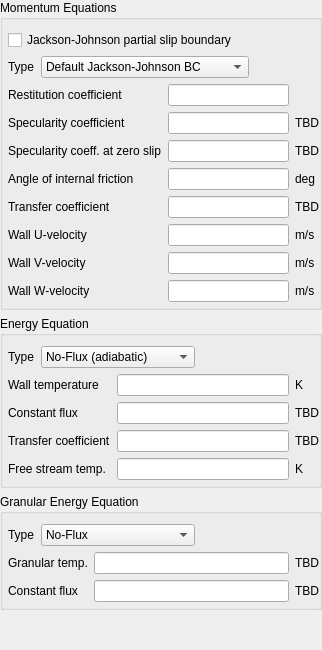
             <widget class="QStackedWidget" name="page_solids">
              <widget class="QWidget" name="page_solids_wall">
               <layout class="QVBoxLayout" name="verticalLayout_5">
                <property name="leftMargin">
                 <number>0</number>
                </property>
                <property name="topMargin">
                 <number>0</number>
                </property>
                <property name="rightMargin">
                 <number>0</number>
                </property>
                <property name="bottomMargin">
                 <number>0</number>
                </property>
                <item>
                 <widget class="QGroupBox" name="groupbox_solids_momentum_eq">
                  <property name="title">
                   <string>Momentum Equations</string>
                  </property>
                  <layout class="QGridLayout" name="gridLayout_4">
                   <property name="leftMargin">
                    <number>5</number>
                   </property>
                   <property name="topMargin">
                    <number>10</number>
                   </property>
                   <property name="rightMargin">
                    <number>0</number>
                   </property>
                   <property name="bottomMargin">
                    <number>5</number>
                   </property>
                   <item row="1" column="0" colspan="2">
                    <layout class="QHBoxLayout" name="horizontalLayout_5">
                     <item>
                      <widget class="QLabel" name="label_bc_jj_ps_type">
                       <property name="text">
                        <string>Type</string>
                       </property>
                      </widget>
                     </item>
                     <item>
                      <widget class="QComboBox" name="combobox_bc_jj_ps_type">
                       <item>
                        <property name="text">
                         <string>Default Jackson-Johnson BC</string>
                        </property>
                       </item>
                       <item>
                        <property name="text">
                         <string>Variable specularity coefficient</string>
                        </property>
                       </item>
                       <item>
                        <property name="text">
                         <string>Jenkins small frictional boundary</string>
                        </property>
                       </item>
                      </widget>
                     </item>
                     <item>
                      <spacer name="horizontalSpacer_6">
                       <property name="orientation">
                        <enum>Qt::Horizontal</enum>
                       </property>
                       <property name="sizeHint" stdset="0">
                        <size>
                         <width>40</width>
                         <height>20</height>
                        </size>
                       </property>
                      </spacer>
                     </item>
                    </layout>
                   </item>
                   <item row="0" column="0" colspan="2">
                    <widget class="CheckBox" name="checkbox_bc_jj_ps_args_BC">
                     <property name="text">
                      <string>Jackson-Johnson partial slip boundary</string>
                     </property>
                    </widget>
                   </item>
                   <item row="2" column="0">
                    <widget class="QLabel" name="label_e_w">
                     <property name="text">
                      <string>Restitution coefficient</string>
                     </property>
                    </widget>
                   </item>
                   <item row="2" column="1">
                    <widget class="LineEdit" name="lineedit_keyword_e_w"/>
                   </item>
                   <item row="3" column="0">
                    <widget class="QLabel" name="label_phip">
                     <property name="text">
                      <string>Specularity coefficient</string>
                     </property>
                    </widget>
                   </item>
                   <item row="3" column="1">
                    <widget class="LineEdit" name="lineedit_keyword_phip"/>
                   </item>
                   <item row="3" column="2">
                    <widget class="QLabel" name="label_11">
                     <property name="text">
                      <string>TBD</string>
                     </property>
                    </widget>
                   </item>
                   <item row="4" column="0">
                    <widget class="QLabel" name="label_phip0">
                     <property name="text">
                      <string>Specularity coeff. at zero slip</string>
                     </property>
                    </widget>
                   </item>
                   <item row="4" column="1">
                    <widget class="LineEdit" name="lineedit_keyword_phip0"/>
                   </item>
                   <item row="4" column="2">
                    <widget class="QLabel" name="label_12">
                     <property name="text">
                      <string>TBD</string>
                     </property>
                    </widget>
                   </item>
                   <item row="5" column="0">
                    <widget class="QLabel" name="label_phi_w">
                     <property name="text">
                      <string>Angle of internal friction</string>
                     </property>
                    </widget>
                   </item>
                   <item row="5" column="1">
                    <widget class="LineEdit" name="lineedit_keyword_phi_w"/>
                   </item>
                   <item row="6" column="1">
                    <widget class="LineEdit" name="lineedit_keyword_bc_hw_s_args_BC_P"/>
                   </item>
                   <item row="5" column="2">
                    <widget class="QLabel" name="label_phi_w_units">
                     <property name="text">
                      <string>deg</string>
                     </property>
                    </widget>
                   </item>
                   <item row="6" column="0">
                    <widget class="QLabel" name="label_bc_hw_s">
                     <property name="text">
                      <string>Transfer coefficient</string>
                     </property>
                    </widget>
                   </item>
                   <item row="7" column="1">
                    <widget class="LineEdit" name="lineedit_keyword_bc_uw_s_args_BC_P"/>
                   </item>
                   <item row="6" column="2">
                    <widget class="QLabel" name="label_bc_hw_s_units">
                     <property name="text">
                      <string>TBD</string>
                     </property>
                    </widget>
                   </item>
                   <item row="7" column="0">
                    <widget class="QLabel" name="label_bc_uw_s">
                     <property name="text">
                      <string>Wall U-velocity</string>
                     </property>
                    </widget>
                   </item>
                   <item row="8" column="1">
                    <widget class="LineEdit" name="lineedit_keyword_bc_vw_s_args_BC_P"/>
                   </item>
                   <item row="7" column="2">
                    <widget class="QLabel" name="label_bc_uw_s_units">
                     <property name="text">
                      <string>m/s</string>
                     </property>
                    </widget>
                   </item>
                   <item row="8" column="0">
                    <widget class="QLabel" name="label_bc_vw_s">
                     <property name="text">
                      <string>Wall V-velocity</string>
                     </property>
                    </widget>
                   </item>
                   <item row="9" column="1">
                    <widget class="LineEdit" name="lineedit_keyword_bc_ww_s_args_BC_P"/>
                   </item>
                   <item row="8" column="2">
                    <widget class="QLabel" name="label_bc_vw_s_units">
                     <property name="text">
                      <string>m/s</string>
                     </property>
                    </widget>
                   </item>
                   <item row="9" column="0">
                    <widget class="QLabel" name="label_bc_ww_s">
                     <property name="text">
                      <string>Wall W-velocity</string>
                     </property>
                    </widget>
                   </item>
                   <item row="9" column="2">
                    <widget class="QLabel" name="label_bc_ww_s_units">
                     <property name="text">
                      <string>m/s</string>
                     </property>
                    </widget>
                   </item>
                  </layout>
                 </widget>
                </item>
                <item>
                 <widget class="QGroupBox" name="groupbox_solids_energy_eq">
                  <property name="title">
                   <string>Energy Equation</string>
                  </property>
                  <layout class="QGridLayout" name="gridLayout_5">
                   <property name="leftMargin">
                    <number>5</number>
                   </property>
                   <property name="topMargin">
                    <number>10</number>
                   </property>
                   <property name="rightMargin">
                    <number>0</number>
                   </property>
                   <property name="bottomMargin">
                    <number>5</number>
                   </property>
                   <item row="0" column="0" colspan="2">
                    <layout class="QHBoxLayout" name="horizontalLayout_4">
                     <item>
                      <widget class="QLabel" name="label_solids_energy_eq_type">
                       <property name="text">
                        <string>Type</string>
                       </property>
                      </widget>
                     </item>
                     <item>
                      <widget class="QComboBox" name="combobox_solids_energy_eq_type">
                       <item>
                        <property name="text">
                         <string>No-Flux (adiabatic)</string>
                        </property>
                       </item>
                       <item>
                        <property name="text">
                         <string>Specified Temperature</string>
                        </property>
                       </item>
                       <item>
                        <property name="text">
                         <string>Specified Flux</string>
                        </property>
                       </item>
                       <item>
                        <property name="text">
                         <string>Convective Flux</string>
                        </property>
                       </item>
                      </widget>
                     </item>
                     <item>
                      <spacer name="horizontalSpacer_5">
                       <property name="orientation">
                        <enum>Qt::Horizontal</enum>
                       </property>
                       <property name="sizeHint" stdset="0">
                        <size>
                         <width>40</width>
                         <height>20</height>
                        </size>
                       </property>
                      </spacer>
                     </item>
                    </layout>
                   </item>
                   <item row="1" column="0">
                    <widget class="QLabel" name="label_bc_tw_s">
                     <property name="text">
                      <string>Wall temperature</string>
                     </property>
                    </widget>
                   </item>
                   <item row="1" column="1">
                    <widget class="LineEdit" name="lineedit_keyword_bc_tw_s_args_BC_P"/>
                   </item>
                   <item row="1" column="2">
                    <widget class="QLabel" name="label_bc_tw_s_units">
                     <property name="text">
                      <string>K</string>
                     </property>
                    </widget>
                   </item>
                   <item row="2" column="0">
                    <widget class="QLabel" name="label_bc_c_t_s">
                     <property name="text">
                      <string>Constant flux</string>
                     </property>
                    </widget>
                   </item>
                   <item row="2" column="1">
                    <widget class="LineEdit" name="lineedit_keyword_bc_c_t_s_args_BC_P"/>
                   </item>
                   <item row="2" column="2">
                    <widget class="QLabel" name="label_bc_c_t_s_units">
                     <property name="text">
                      <string>TBD</string>
                     </property>
                    </widget>
                   </item>
                   <item row="3" column="0">
                    <widget class="QLabel" name="label_bc_hw_t_s">
                     <property name="text">
                      <string>Transfer coefficient</string>
                     </property>
                    </widget>
                   </item>
                   <item row="3" column="1">
                    <widget class="LineEdit" name="lineedit_keyword_bc_hw_t_s_args_BC_P"/>
                   </item>
                   <item row="3" column="2">
                    <widget class="QLabel" name="label_bc_hw_t_s_units">
                     <property name="text">
                      <string>TBD</string>
                     </property>
                    </widget>
                   </item>
                   <item row="4" column="0">
                    <widget class="QLabel" name="label_bc_tw_s_2">
                     <property name="text">
                      <string>Free stream temp.</string>
                     </property>
                    </widget>
                   </item>
                   <item row="4" column="1">
                    <widget class="LineEdit" name="lineedit_keyword_bc_tw_s_2_args_BC_P"/>
                   </item>
                   <item row="4" column="2">
                    <widget class="QLabel" name="label_bc_tw_s_2_units">
                     <property name="text">
                      <string>K</string>
                     </property>
                    </widget>
                   </item>
                  </layout>
                 </widget>
                </item>
                <item>
                 <widget class="QGroupBox" name="groupbox_solids_granular_energy_eq">
                  <property name="title">
                   <string>Granular Energy Equation</string>
                  </property>
                  <layout class="QGridLayout" name="gridLayout_8">
                   <property name="leftMargin">
                    <number>5</number>
                   </property>
                   <property name="topMargin">
                    <number>10</number>
                   </property>
                   <property name="rightMargin">
                    <number>0</number>
                   </property>
                   <property name="bottomMargin">
                    <number>5</number>
                   </property>
                   <item row="0" column="0" colspan="2">
                    <layout class="QHBoxLayout" name="horizontalLayout_6">
                     <item>
                      <widget class="QLabel" name="label_solids_granular_energy_eq_type">
                       <property name="text">
                        <string>Type</string>
                       </property>
                      </widget>
                     </item>
                     <item>
                      <widget class="QComboBox" name="combobox_solids_granular_energy_eq_type">
                       <item>
                        <property name="text">
                         <string>No-Flux</string>
                        </property>
                       </item>
                       <item>
                        <property name="text">
                         <string>Specified Temperature</string>
                        </property>
                       </item>
                       <item>
                        <property name="text">
                         <string>Specified Flux</string>
                        </property>
                       </item>
                      </widget>
                     </item>
                     <item>
                      <spacer name="horizontalSpacer_7">
                       <property name="orientation">
                        <enum>Qt::Horizontal</enum>
                       </property>
                       <property name="sizeHint" stdset="0">
                        <size>
                         <width>40</width>
                         <height>20</height>
                        </size>
                       </property>
                      </spacer>
                     </item>
                    </layout>
                   </item>
                   <item row="2" column="0">
                    <widget class="QLabel" name="label_bc_c_theta_m">
                     <property name="text">
                      <string>Constant flux</string>
                     </property>
                    </widget>
                   </item>
                   <item row="1" column="0">
                    <widget class="QLabel" name="label_bc_thetaw_m">
                     <property name="text">
                      <string>Granular temp.</string>
                     </property>
                    </widget>
                   </item>
                   <item row="1" column="1">
                    <widget class="LineEdit" name="lineedit_keyword_bc_thetaw_m_args_BC_P"/>
                   </item>
                   <item row="2" column="1">
                    <widget class="LineEdit" name="lineedit_keyword_bc_c_theta_m_args_BC_P"/>
                   </item>
                   <item row="1" column="2">
                    <widget class="QLabel" name="label_bc_thetaw_m_units">
                     <property name="text">
                      <string>TBD</string>
                     </property>
                    </widget>
                   </item>
                   <item row="2" column="2">
                    <widget class="QLabel" name="label_bc_c_theta_m_units">
                     <property name="text">
                      <string>TBD</string>
                     </property>
                    </widget>
                   </item>
                  </layout>
                 </widget>
                </item>
                <item>
                 <spacer name="verticalSpacer_3">
                  <property name="orientation">
                   <enum>Qt::Vertical</enum>
                  </property>
                  <property name="sizeHint" stdset="0">
                   <size>
                    <width>20</width>
                    <height>40</height>
                   </size>
                  </property>
                 </spacer>
                </item>
               </layout>
              </widget>
             </widget>
